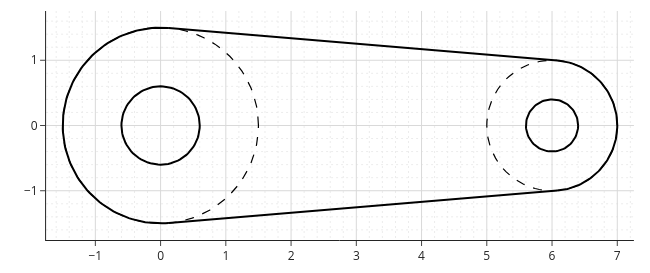

The notebook cell this image was saved under:
### Markdown cell above
See [Placing a sketch](../sketch/placement.md) for more on sketches on solids.

## Ids on hover

With plotly, hovering over an element or a point shows its id, and with `show_parent`, the solid's edges show their
names. This is the quickest way to find the id that a constraint or a reference needs. The example is the link from
[Tangents](../sketch/tangent.md), a quick sketch of two bosses joined by tangent lines:

### Code cell
link = px.QuickSketch()
link.Circle(0, 0, 1.5, id="boss1", construction=True)
link.Circle(6, 0, 1.0, id="boss2", construction=True)
link.Line(tangent=("boss1", "boss2"), id="upper")
link.Line(tangent=("boss1", "boss2"), reverse=True, id="lower")
link.Arc("lower", "upper", congruent="boss2", id="end2")
link.Arc("upper", "lower", congruent="boss1", id="end1")
link.Circle(0, 0, 0.6, id="hole1").Circle(6, 0, 0.4, id="hole2")
link.Plot(backend="plotly")

### Figure 1 — Plotly figure (JSON) as saved in the notebook; plotly's stock layout.template omitted (floating-point values rounded to 4 significant figures; data arrays with more than 128 entries replaced by an {"elided": "..."} marker saying what was removed)
{"data": [{"hoverinfo": "skip", "line": {"color": "black", "dash": "solid", "width": 2}, "mode": "lines", "showlegend": false, "type": "scatter", "x": {"elided": "398 float values"}, "y": {"elided": "398 float values"}}, {"hoverinfo": "skip", "line": {"color": "black", "dash": "dash", "width": 1.2}, "mode": "lines", "showlegend": false, "type": "scatter", "x": {"elided": "196 float values"}, "y": {"elided": "196 float values"}}, {"hoverinfo": "text", "hovertext": ["upper", "lower", "end2", "end1", "boss1 (construction)", "boss2 (construction)", "hole1", "hole2"], "marker": {"color": ["black", "black", "black", "black", "black", "black", "black", "black"], "opacity": [0, 0, 0, 0, 0, 0, 0, 0], "size": [10, 10, 10, 10, 10, 10, 10, 10]}, "mode": "markers", "showlegend": false, "type": "scatter", "x": [3.104, 3.104, 7.0, -1.5, -1.5, 5.0, -0.6, 5.6], "y": [1.246, -1.246, -1.422e-16, 1.159e-15, 1.471e-15, 2.359e-16, -3.704e-16, 1.076e-16]}], "layout": {"height": 273.7, "hovermode": "closest", "margin": {"b": 30, "l": 40, "r": 10, "t": 10}, "showlegend": false, "width": 650.0, "xaxis": {"constrain": "domain", "dtick": 1.0, "gridcolor": "#d9d9d9", "minor": {"dtick": 0.2, "gridcolor": "#ececec", "griddash": "2px,3px", "showgrid": true, "tick0": 0}, "range": [-1.755, 7.255], "showgrid": true, "tick0": 0}, "yaxis": {"constrain": "domain", "dtick": 1.0, "gridcolor": "#d9d9d9", "minor": {"dtick": 0.2, "gridcolor": "#ececec", "griddash": "2px,3px", "showgrid": true, "tick0": 0}, "range": [-1.755, 1.755], "scaleanchor": "x", "scaleratio": 1, "showgrid": true, "tick0": 0}}}
